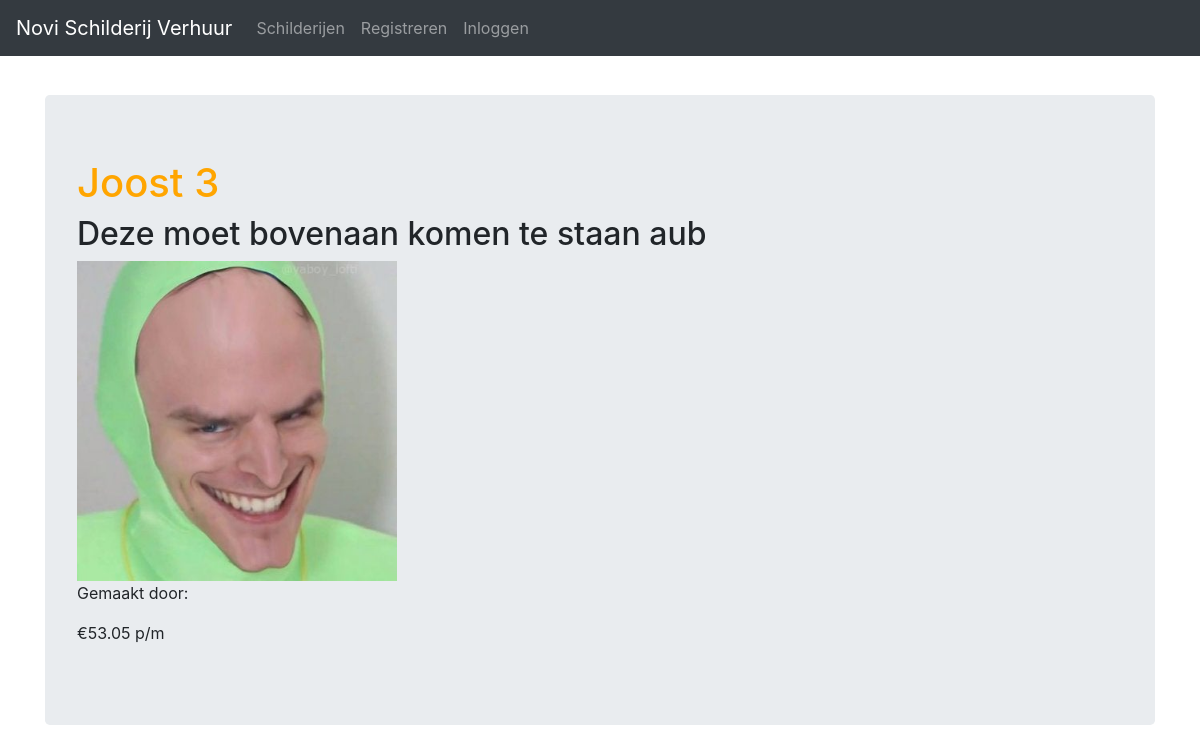
The page /painting/7/ on the database as committed earlier.
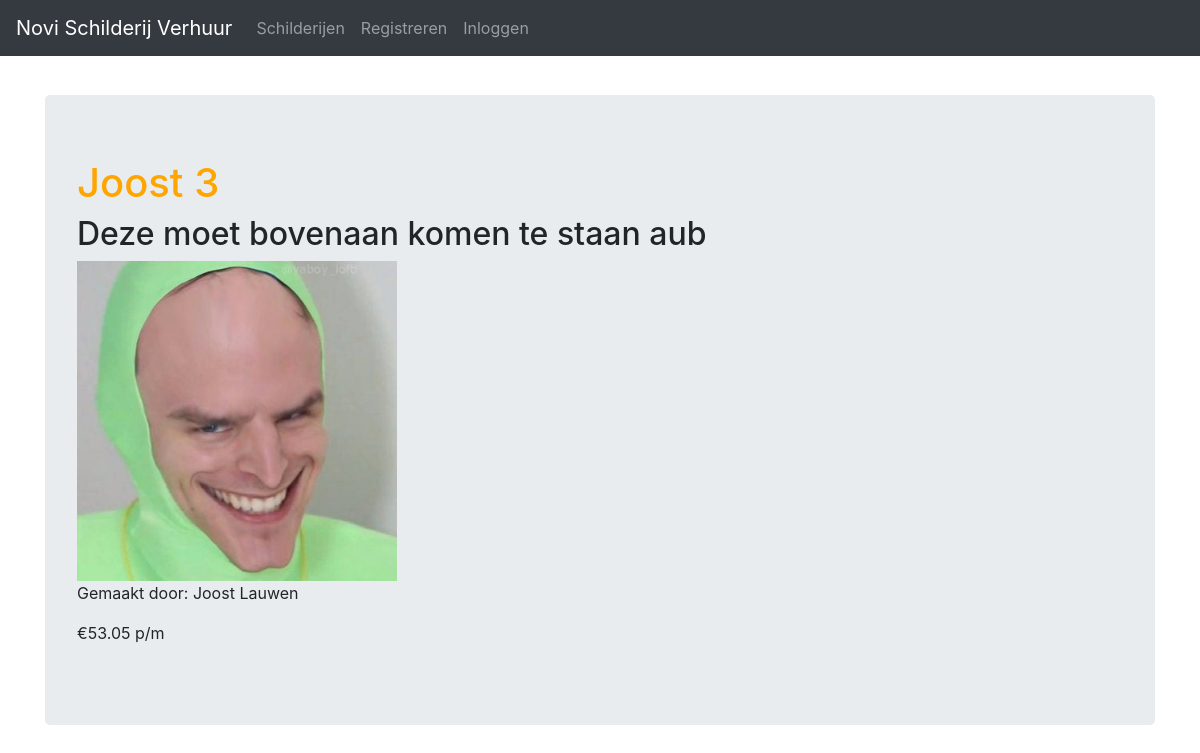
The same page on the database as committed later.
### noviwebshopapp/models/painting.py (models this page shows, shortened)
class Painting(models.Model):
    painting_id = models.AutoField(primary_key=True)
    name = models.CharField(max_length=100)
    date_added = models.DateTimeField(auto_now=True)
    description = models.CharField(max_length=250)
    author = models.ForeignKey(User, on_delete=models.CASCADE, related_name='author_painting')
    image = models.ImageField(upload_to='paintings')
    price = models.DecimalField(decimal_places=2, max_digits=9999)
    available = models.BooleanField(default=True)
    rented_from = models.DateField(null=True, blank=True)
    rented_till = models.DateField(null=True, blank=True)
    rented_by = models.ForeignKey(User, null=True, on_delete=models.SET_NULL, related_name='renter_painting', blank=True)

### noviwebshopapp/views/painting_detail_view.py (the view)
class PaintingDetailView(DetailView):
    model = Painting
    context_object_name = 'painting_detail'
    template_name = 'noviwebshopapp/painting_detail.html'

### noviwebshopapp/templatetags/auth_extras.py (called while the page is built)
@register.filter(name='has_group')
def has_group(user, group_name):
    group = Group.objects.get(name=group_name)
    return True if group in user.groups.all() else False

### templates/noviwebshopapp/painting_detail.html (shortened to what this page needs)
<!DOCTYPE html>
{% extends './base.html' %}
{% load auth_extras %}
{% block content %}
<div class="container">
  <div class="jumbotron">
    <h1>{{ painting_detail.name }}</h1>
    <h2>{{ painting_detail.description }}</h2>
    <div class="image-container">
      <img class="painting" src="{{ painting_detail.image.url }}"></img>
    </div>
    <p>Gemaakt door: {{ painting_detail.author.get_full_name }}</p>
    <p>€{{ painting_detail.price }} p/m</p>
  </div>
</div>
{% endblock %}

Rows that differ between the two databases and show on the page:
changed Painting "Joost 3": author.get_full_name (not shown) → "Joost Lauwen"
